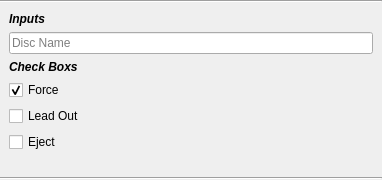
<?xml version="1.0" encoding="UTF-8"?>
<ui version="4.0">
 <class>OptionsUi</class>
 <widget class="QWidget" name="OptionsUi">
  <property name="geometry">
   <rect>
    <x>0</x>
    <y>0</y>
    <width>382</width>
    <height>180</height>
   </rect>
  </property>
  <property name="windowTitle">
   <string>Form</string>
  </property>
  <layout class="QVBoxLayout" name="verticalLayout">
   <property name="spacing">
    <number>0</number>
   </property>
   <property name="margin">
    <number>0</number>
   </property>
   <item>
    <widget class="Line" name="line">
     <property name="orientation">
      <enum>Qt::Horizontal</enum>
     </property>
    </widget>
   </item>
   <item>
    <widget class="QScrollArea" name="scrollArea">
     <property name="frameShape">
      <enum>QFrame::NoFrame</enum>
     </property>
     <property name="frameShadow">
      <enum>QFrame::Plain</enum>
     </property>
     <property name="horizontalScrollBarPolicy">
      <enum>Qt::ScrollBarAlwaysOff</enum>
     </property>
     <property name="widgetResizable">
      <bool>true</bool>
     </property>
     <widget class="QWidget" name="scrollAreaWidgetContents">
      <property name="geometry">
       <rect>
        <x>0</x>
        <y>0</y>
        <width>382</width>
        <height>174</height>
       </rect>
      </property>
      <layout class="QVBoxLayout" name="verticalLayout_2">
       <item>
        <widget class="QLabel" name="label_2">
         <property name="font">
          <font>
           <weight>75</weight>
           <italic>true</italic>
           <bold>true</bold>
          </font>
         </property>
         <property name="text">
          <string>Inputs</string>
         </property>
        </widget>
       </item>
       <item>
        <widget class="QLineEdit" name="lineEdit">
         <property name="placeholderText">
          <string>Disc Name</string>
         </property>
        </widget>
       </item>
       <item>
        <widget class="QLabel" name="label">
         <property name="font">
          <font>
           <weight>75</weight>
           <italic>true</italic>
           <bold>true</bold>
          </font>
         </property>
         <property name="text">
          <string>Check Boxs</string>
         </property>
        </widget>
       </item>
       <item>
        <widget class="QCheckBox" name="force_check">
         <property name="text">
          <string>Force</string>
         </property>
         <property name="checked">
          <bool>true</bool>
         </property>
        </widget>
       </item>
       <item>
        <widget class="QCheckBox" name="leadout_check">
         <property name="text">
          <string>Lead Out</string>
         </property>
        </widget>
       </item>
       <item>
        <widget class="QCheckBox" name="eject_check">
         <property name="text">
          <string>Eject</string>
         </property>
        </widget>
       </item>
       <item>
        <spacer name="verticalSpacer">
         <property name="orientation">
          <enum>Qt::Vertical</enum>
         </property>
         <property name="sizeHint" stdset="0">
          <size>
           <width>20</width>
           <height>40</height>
          </size>
         </property>
        </spacer>
       </item>
      </layout>
     </widget>
    </widget>
   </item>
   <item>
    <widget class="Line" name="line_2">
     <property name="orientation">
      <enum>Qt::Horizontal</enum>
     </property>
    </widget>
   </item>
  </layout>
 </widget>
 <resources/>
 <connections/>
</ui>
